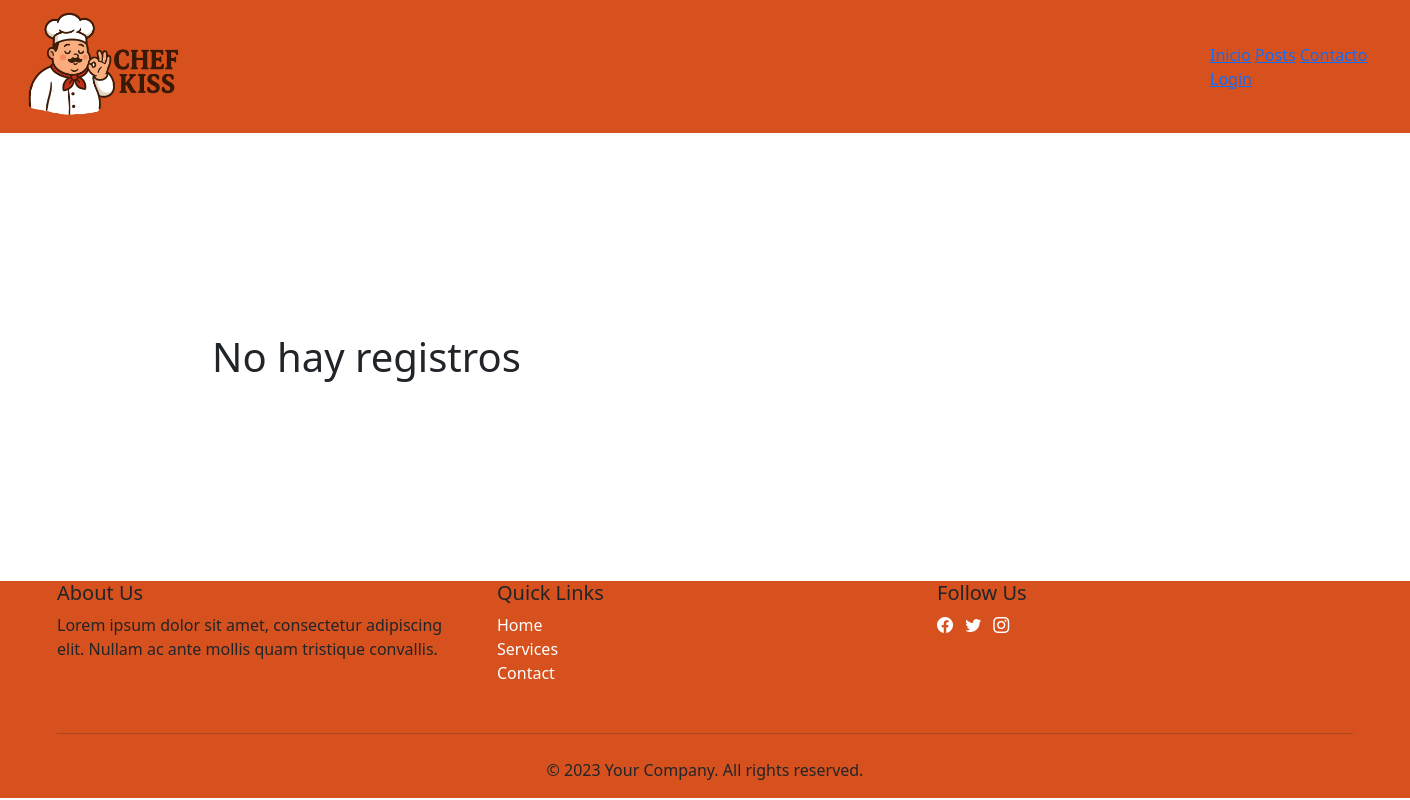
The app's page /posts/, older data.
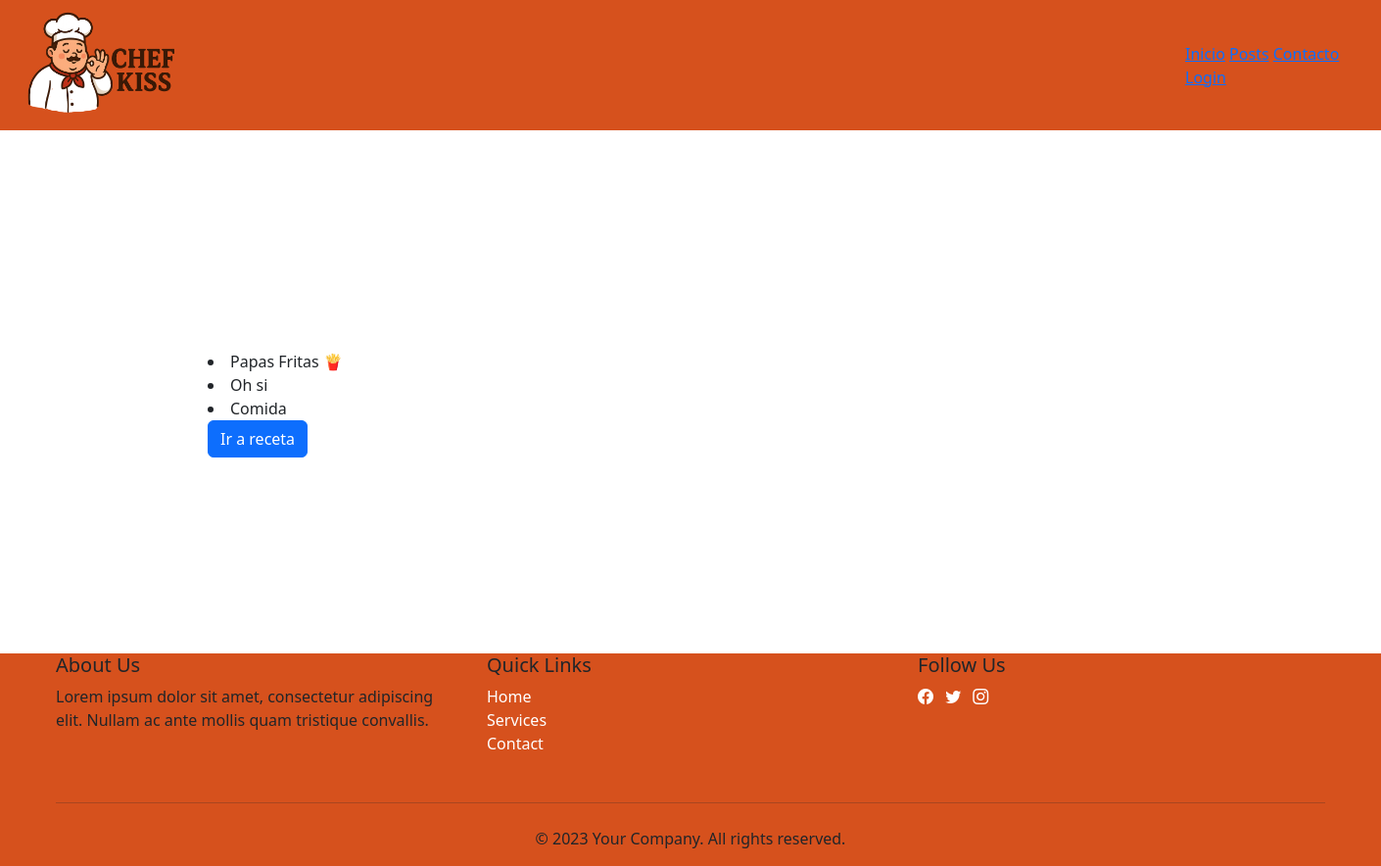
The same page, newer data.
### apps/posts/models.py (models this page shows, shortened)
class Post(models.Model):
    titulo = models.CharField(max_length=50,null=False)
    subtitulo = models.CharField(max_length=50,null=False)
    fecha = models.DateField(auto_now_add=True)
    texto = models.TextField(null=False)
    activo = models.BooleanField(default=True)
    categoria = models.ForeignKey(Categoria, on_delete=models.SET_NULL,null=True, default='Sin categoría')
    imagen = models.ImageField(null=True,blank=True,upload_to="media",default='static/post_default.png')
    publicado = models.DateField(default=timezone.now)
    autor = models.ForeignKey(settings.AUTH_USER_MODEL, on_delete=models.CASCADE,null=True)
    class Meta:
        ordering = ('-publicado',)

class Categoria(models.Model):
    nombre = models.CharField(max_length=30,null=False)
    def __str__(self):
        return self.nombre

### apps/posts/views.py (the view)
# urls.py: path('posts/',PostListView.as_view(),name="posts"),
class PostListView(ListView):
    model=Post
    template_name = "posts/posts.html"
    context_object_name = "posts"

### apps/posts/templatetags/colaborador_tags.py (called while the page is built)
@register.filter(name='has_group')
def has_group(user, group_name):
    return user.groups.filter(name=group_name).exists()

### templates/posts/posts.html (shortened to what this page needs)
{%extends 'base.html'%}
{% load static %}
{% load colaborador_tags %}
{%block contenido%}
<div class="container-fluid" style="margin: 200px;">
    {% for i in posts%}
        <br>
        <li>{{i.titulo}}</li>
        <li>{{i.subtitulo}}</li>
        <li>{{i.categoria}}</li>
        <a
            name=""
            id=""
            class="btn btn-primary"
            href="{% url 'apps.posts:post_individual' i.id %}"
            role="button"
            >Ir a receta</a
        >
        {% empty %}
        <h1>No hay registros</h1>
    {%endfor%}
</div>
{% endblock %}

Row changes from the older to the newer data that the page shows:
added Post: titulo "Papas Fritas 🍟", subtitulo "Oh si", categoria "Comida"
Text that changed along with them:
text no longer shown: "No hay registros"
